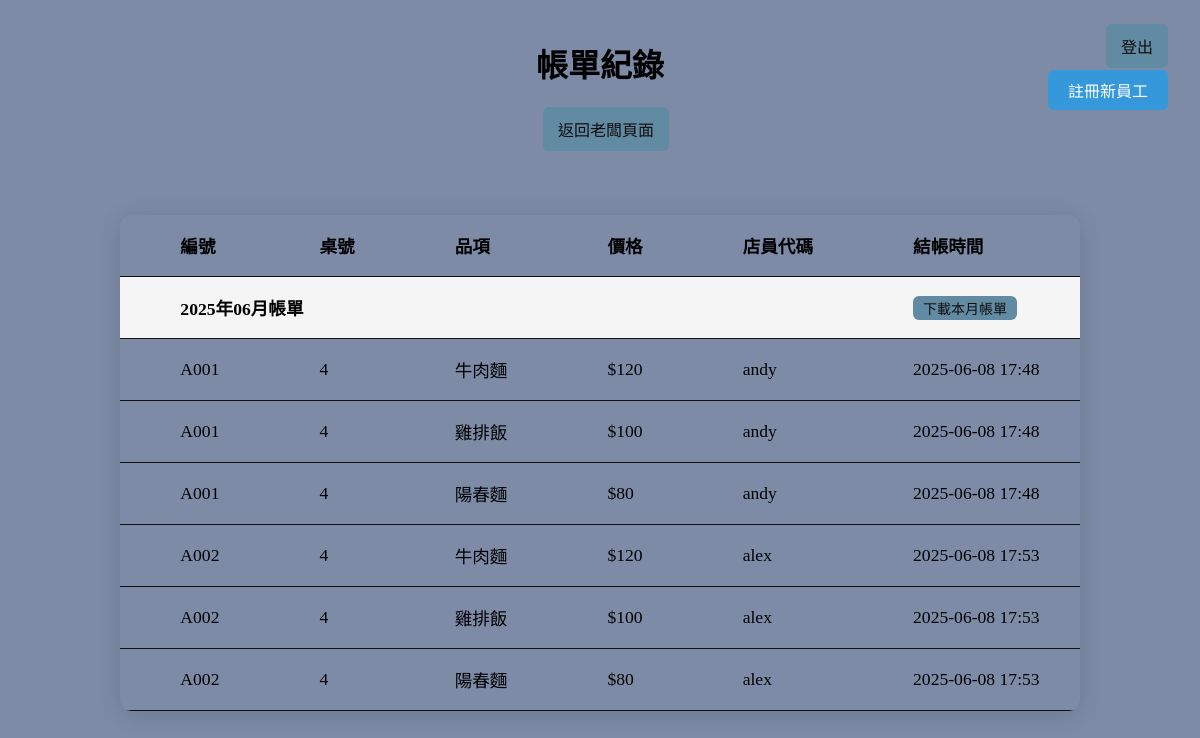
/bills, run on an earlier commit of the app's database.
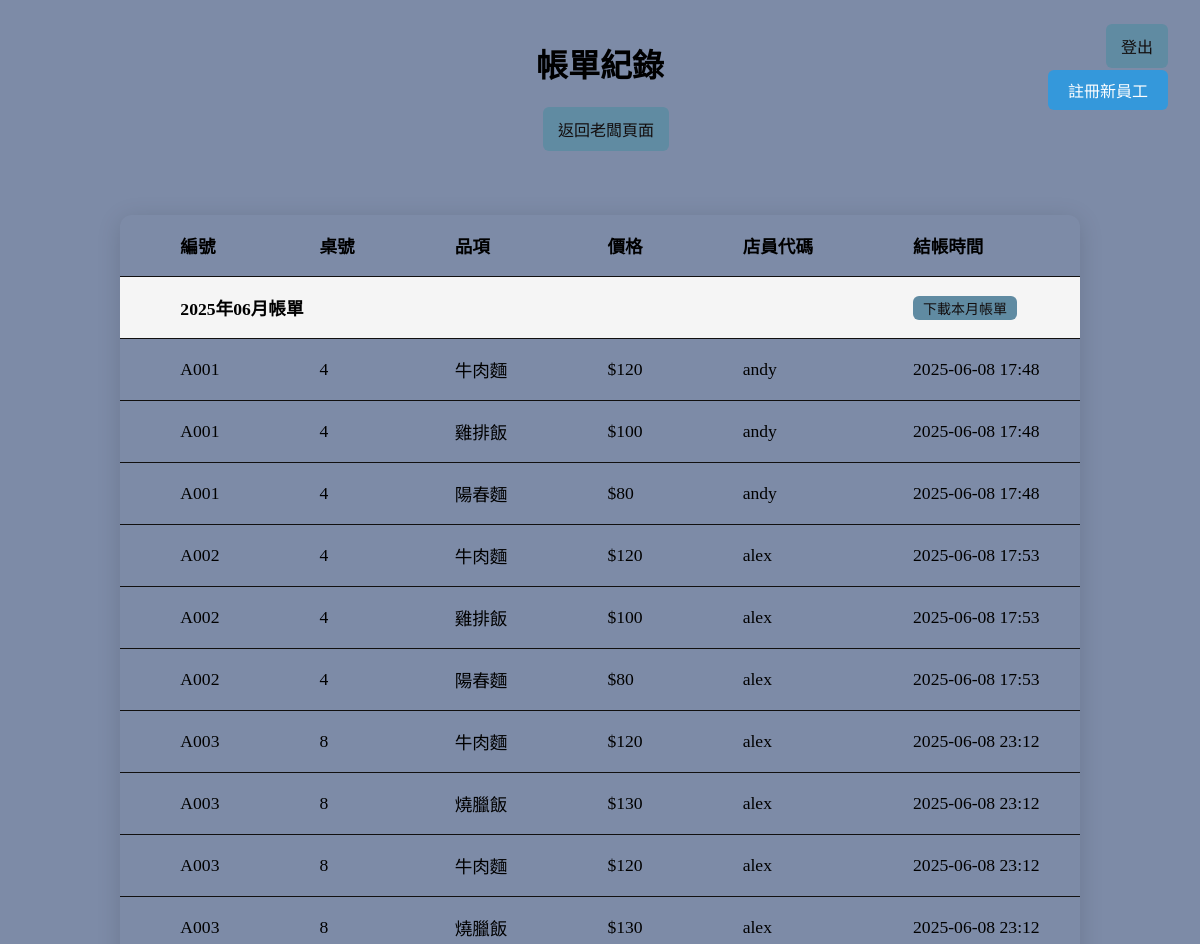
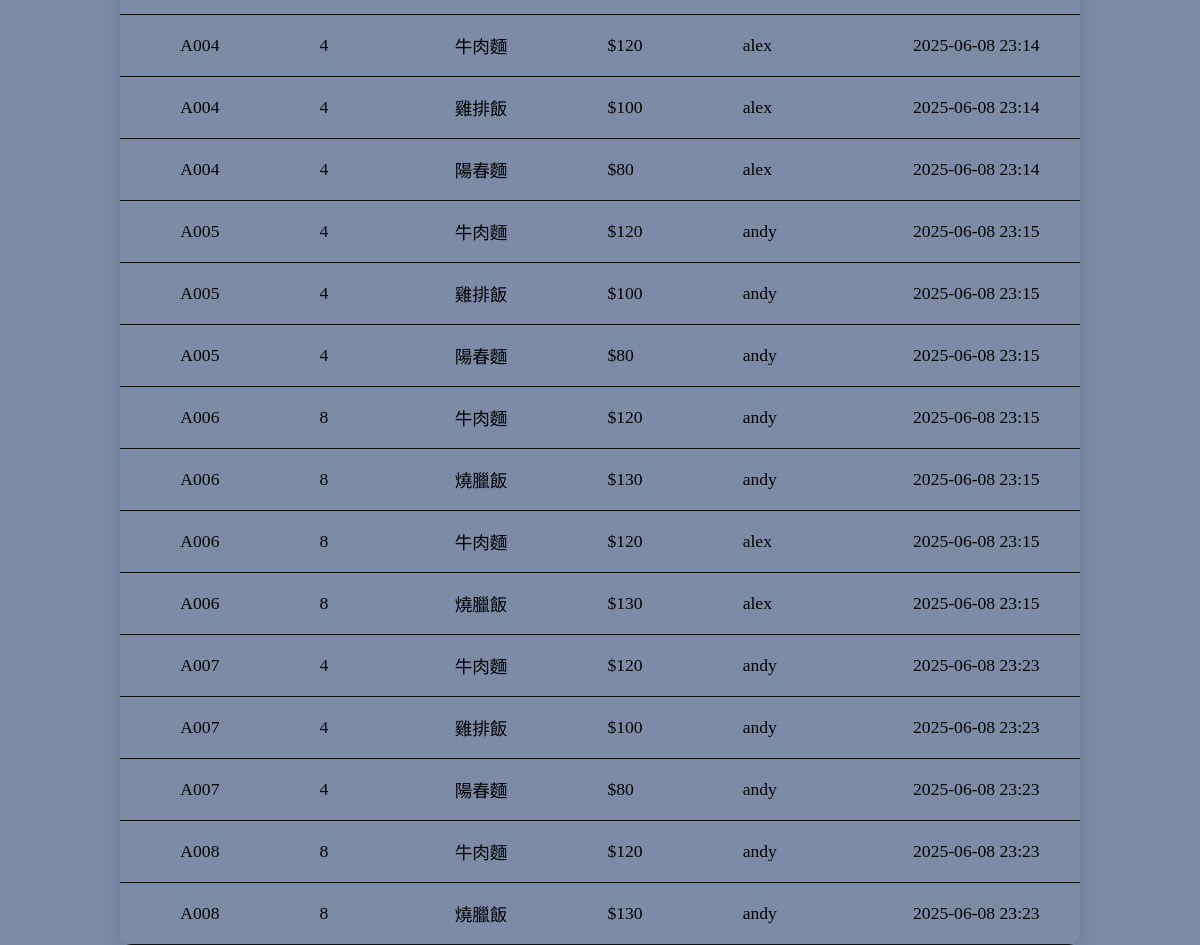
And on a later commit of the database (2 pictures, top to bottom).
### app.py (models this page shows)
class Bill(db.Model):
    id = db.Column(db.Integer, primary_key=True)
    table_number = db.Column(db.String(10), nullable=False)
    item_name = db.Column(db.String(100), nullable=False)
    item_price = db.Column(db.Float, nullable=False)
    staff_code = db.Column(db.String(100), nullable=False)
    checkout_time = db.Column(db.String(32), nullable=False)

### app.py (the view)
@app.route('/bills')
def bills():
    bills = Bill.query.order_by(Bill.id.asc()).all()
    return render_template('bills.html', bills=bills)

### templates/bills.html (shortened to what this page needs)
<!DOCTYPE html>
<html lang="zh-Hant">
<head>
    <link rel="stylesheet" href="/static/style.css">
</head>
<body>
    <div class="logout-btn-container">
        <button onclick="location.href='/'" class="card-btn">登出</button>
    </div>
    <button class="boss-register-btn" onclick="location.href='/Boss-register'">註冊新員工</button>
    <h1>帳單紀錄</h1>
    <div style="margin-bottom:24px;">
        <button onclick="location.href='/Boss'" class="card-btn" style="margin-left:12px;">返回老闆頁面</button>
    </div>
    <table class="menu-table" style="width:100%;max-width:900px;">
        <thead>
            <tr>
                <th>編號</th>
                <th>桌號</th>
                <th>品項</th>
                <th>價格</th>
                <th>店員代碼</th>
                <th>結帳時間</th>
            </tr>
        </thead>
        <tbody>
        {% set group_map = {} %}
        {% set month_earliest = {} %}
        {% for bill in bills %}
            {% set month = bill.checkout_time[:7] %}
        {% endfor %}
        {% set month_tagged = {} %}
        {% for bill in bills %}
            {% set group_key = bill.table_number.replace('結帳', '').strip() ~ '-' ~ bill.checkout_time %}
            {% set month = bill.checkout_time[:7] %}
            {% if bill.checkout_time == month_earliest[month] and not month_tagged.get(month) %}
                <tr>
                    <td colspan="5" style="background:#f5f5f5;font-weight:bold;">{{ month.replace('-', '年') }}月帳單</td>
                    <td style="background:#f5f5f5;">
                        <form method="get" action="/bills/download">
                            <button type="submit" class="card-btn" style="padding:2px 10px;font-size:14px;">下載本月帳單</button>
                        </form>
                    </td>
                </tr>
            {% endif %}
            <tr>
                <td>{{ group_map[group_key] }}</td>
                <td>{{ bill.table_number.replace('結帳', '').strip() }}</td>
                <td>{{ bill.item_name }}</td>
                <td>${{ '%.0f' % bill.item_price }}</td>
                <td>{{ bill.staff_code }}</td>
                <td>{{ bill.checkout_time }}</td>
            </tr>
        {% endfor %}
        </tbody>
    </table>
</body>
</html>

### static/style.css (style rules this page uses)
body { display: flex; flex-direction: column; align-items: center; min-height: 100vh; margin: 0; background: #7d8ba7; }
h1 { margin-top: 40px; text-align: center; }
.card-btn { background-color: #608ba2; color: #130e0e; border: none; border-radius: 6px; padding: 10px 15px; cursor: pointer; font-size: 1em; transition: background 0.2s; }
.boss-register-btn { position: fixed; top: 70px; right: 32px; z-index: 1000; background: #3498db; color: #fff; border: none; border-radius: 6px; padding: 8px 20px; font-size: 1em; cursor: pointer; transition: background 0.2s; }
.logout-btn-container { position: fixed; top: 24px; right: 32px; z-index: 1000; background: none; }
.menu-table { width: 56vw; max-width: 400px; min-width: 240px; margin: 40px auto 0 auto; border-radius: 12px; box-shadow: 0 4px 24px #0002; border-collapse: collapse; font-size: 1.1em; overflow: hidden; table-layout: auto; }
.menu-table th, .menu-table td { padding-top: 18px; padding-bottom: 18px; padding-left: 60px; padding-right: 40px; border-bottom: 1px solid #111010; vertical-align: middle; white-space: nowrap; text-align: left; }

What changed in the data, as far as the page shows it:
added Bill: group_map "A003", table_number.replace "8", item_name "牛肉麵", item_price "120", staff_code "alex", checkout_time "2025-06-08 23:12"
added Bill: group_map "A003", table_number.replace "8", item_name "燒臘飯", item_price "130", staff_code "alex", checkout_time "2025-06-08 23:12"
added Bill: group_map "A003", table_number.replace "8", item_name "牛肉麵", item_price "120", staff_code "alex", checkout_time "2025-06-08 23:12"
added Bill: group_map "A003", table_number.replace "8", item_name "燒臘飯", item_price "130", staff_code "alex", checkout_time "2025-06-08 23:12"
added Bill: group_map "A004", table_number.replace "4", item_name "牛肉麵", item_price "120", staff_code "alex", checkout_time "2025-06-08 23:14"
added Bill: group_map "A004", table_number.replace "4", item_name "雞排飯", item_price "100", staff_code "alex", checkout_time "2025-06-08 23:14"
added Bill: group_map "A004", table_number.replace "4", item_name "陽春麵", item_price "80", staff_code "alex", checkout_time "2025-06-08 23:14"
added Bill: group_map "A005", table_number.replace "4", item_name "牛肉麵", item_price "120", staff_code "andy", checkout_time "2025-06-08 23:15"
added Bill: group_map "A005", table_number.replace "4", item_name "雞排飯", item_price "100", staff_code "andy", checkout_time "2025-06-08 23:15"
added Bill: group_map "A005", table_number.replace "4", item_name "陽春麵", item_price "80", staff_code "andy", checkout_time "2025-06-08 23:15"
added Bill: group_map "A006", table_number.replace "8", item_name "牛肉麵", item_price "120", staff_code "andy", checkout_time "2025-06-08 23:15"
added Bill: group_map "A006", table_number.replace "8", item_name "燒臘飯", item_price "130", staff_code "andy", checkout_time "2025-06-08 23:15"
added Bill: group_map "A006", table_number.replace "8", item_name "牛肉麵", item_price "120", staff_code "alex", checkout_time "2025-06-08 23:15"
added Bill: group_map "A006", table_number.replace "8", item_name "燒臘飯", item_price "130", staff_code "alex", checkout_time "2025-06-08 23:15"
added Bill: group_map "A007", table_number.replace "4", item_name "牛肉麵", item_price "120", staff_code "andy", checkout_time "2025-06-08 23:23"
added Bill: group_map "A007", table_number.replace "4", item_name "雞排飯", item_price "100", staff_code "andy", checkout_time "2025-06-08 23:23"
added Bill: group_map "A007", table_number.replace "4", item_name "陽春麵", item_price "80", staff_code "andy", checkout_time "2025-06-08 23:23"
added Bill: group_map "A008", table_number.replace "8", item_name "牛肉麵", item_price "120", staff_code "andy", checkout_time "2025-06-08 23:23"
added Bill: group_map "A008", table_number.replace "8", item_name "燒臘飯", item_price "130", staff_code "andy", checkout_time "2025-06-08 23:23"
